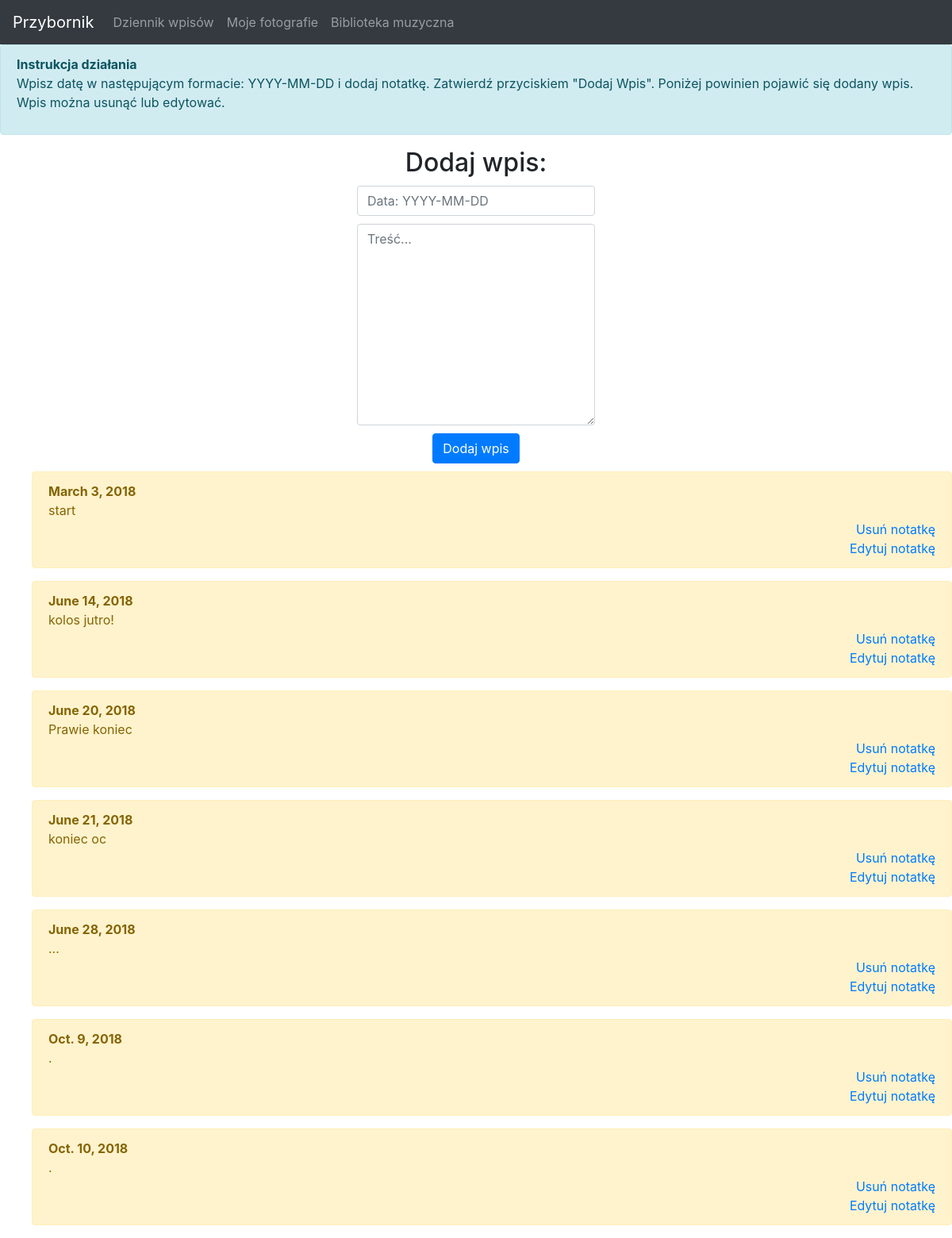
The page / on the database its author committed.
### diary/models.py (models this page shows, shortened)
class Note(models.Model):
    date_id = models.DateField()
    content = models.CharField(max_length=500)

### diary/views.py (the view)
# urls.py: path('',views.index,name='album')
def index(request):
    note_list = Note.objects.order_by('date_id')
    form = NoteForm()
    context = {'note_list' : note_list,'form' : form}
    return render(request,'diary/index.html',context)

### diary/forms.py
class NoteForm(forms.Form):
    date_id = forms.DateField(widget=forms.DateInput(attrs={'class' : 'form-control','placeholder' : 'Data: YYYY-MM-DD', 'style': 'margin-top:10px; margin-bottom:10px', 'aria-describedby': 'add-btn' }))
    content = forms.CharField(max_length=500,
            widget=forms.Textarea(attrs={'class' : 'form-control','placeholder' : 'Treść...' }))

### diary/templates/diary/index.html (shortened to what this page needs)
<!DOCTYPE html>
<html>
<head>
  <link rel="stylesheet" href="https://stackpath.bootstrapcdn.com/bootstrap/4.1.1/css/bootstrap.min.css">
</head>
<body>
    <nav class="navbar navbar-expand-lg navbar-dark bg-dark">
        <a class="navbar-brand" href="#">Przybornik</a>
        <div class="collapse navbar-collapse" id="navbarSupportedContent">
          <ul class="navbar-nav mr-auto">
            <li class="nav-item">
              <a class="nav-link" href="{% url 'index' %}">Dziennik wpisów <span class="sr-only">(current)</span></a>
            </li>
            <li class="nav-item">
              <a class="nav-link" href="{% url 'album' %}">Moje fotografie</a>
            </li>
            <li class="nav-item">
              <a class="nav-link" href="{% url 'music' %}">Biblioteka muzyczna</a>
            </li>
          </ul>
        </div>
      </nav>
      <div class="alert alert-info">
          <b>Instrukcja działania</b><br/>
          <p>Wpisz datę w następującym formacie: YYYY-MM-DD i dodaj notatkę. Zatwierdź przyciskiem "Dodaj Wpis".
              Poniżej powinien pojawić się dodany wpis. Wpis można usunąć lub edytować.
          </p>
      </div>
  <h2 style="text-align: center">Dodaj wpis:</h2>
  <form action = "{% url 'add' %}" method="POST" role="form">
      <div class="form-group" style="width:25%; margin: 0 auto">
        {{form.date_id}}
        {{form.content}}
        <div class="text-center">
          <button style="margin-top:10px; margin-bottom:10px" type="submit" class="btn btn-primary" id="add-btn">Dodaj wpis</button>
        </div>
      </div>
  </form>
  <div class="content">
    <ul>
    {%for note in note_list %}
          <li class="alert alert-warning"><b>{{ note.date_id }}</b>
            <br/>
            {{note.content}}
            <br/>
            <div id="manage" style="text-align:right">
                <a href="{% url 'delete' note.id %}" >Usuń notatkę</a>
                <br/>
                <a href="{% url 'edit' note.id %}" >Edytuj notatkę</a>
            </div>
          </li>
    {% endfor %}
  </ul>
</div>
</body>
</html>

### diary/templates/diary/index.html (style rules this page uses)
.content { width:1200px;margin:auto; }
ul li { list-style: none; }

### rows shown on the page
Note: date_id "March 3, 2018", content "start"
Note: date_id "June 14, 2018", content "kolos jutro!"
Note: date_id "June 20, 2018", content "Prawie koniec"
Note: date_id "June 21, 2018", content "koniec oc"
Note: date_id "June 28, 2018", content "..."
Note: date_id "Oct. 9, 2018", content "."
Note: date_id "Oct. 10, 2018", content "."
